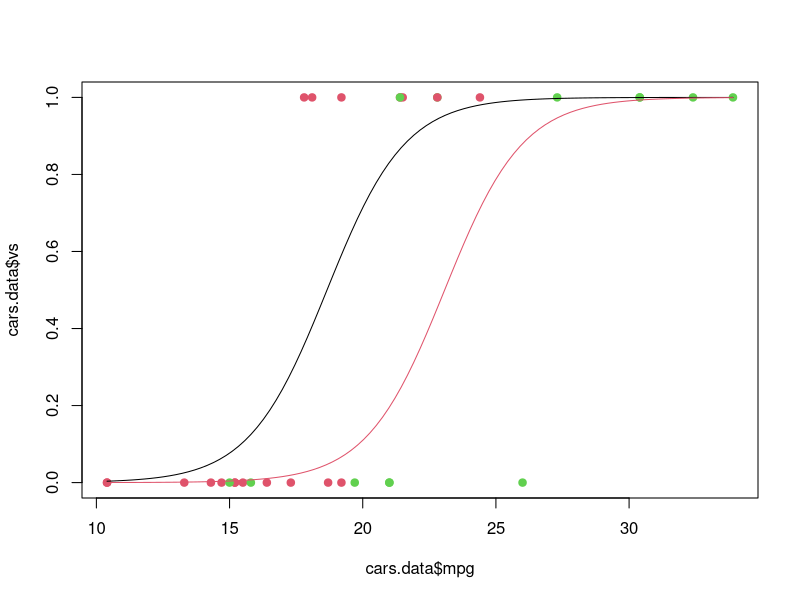

This figure's R source:

################# LOGISTIC REGRESSION ###################

data(mtcars)
str(mtcars)

## Reduce dataset on a subset of original one
cars.data = mtcars[, c('mpg', 'vs', 'am')] # no rows, columns --> c = concatenate a vector
cars.data

# Refactor am to factor var for RStudio
cars.data$am = as.factor(cars.data$am)
is.factor(cars.data$am) # check



# Create model1 Generialize Linear Model (GLM)
m.c = glm(vs~mpg*am, data = cars.data, family = binomial) # Variabile risposta è 0/1 quindi family=binomial setta regressione logistica
summary(m.c)

# Simplify this model erasing not significative iteration
m.c2 = glm(vs ~ mpg + am, data = cars.data, family = binomial)
summary(m.c2)


# Analysis of DEVIANCE
1-pchisq(20.646, 29)  # P-value of test --> 0,08.. so I accept simpliest model

# delete am create mc3
m.c3 = glm(vs ~ mpg, data = cars.data, family = binomial)
summary(m.c3)

# Anova test to compare mc2 w/ mc3
anova(m.c3, m.c2, test = 'Chisq')

# Find quantiles

  # pchisq(x)=P
  # qchisq(P)=x

qchisq(0.95, 1) # = 3.84

#### m.c2 is the best model

# extract beta^ from mc2
estimate = coef(m.c2)
# extract standard error of beta^
se = sqrt(diag(vcov(m.c2)))

# confidence interval 90%
c(estimate[2]-qnorm(0.95)*se[2], estimate[2]+qnorm(0.95)*se[2])
confint(m.c2, level = 0.9)

# predict
ev = predict(m.c2)
ep = predict(m.c2, type = 'response')

exp(ev)/(1+exp(ev))

## Plots
plot(cars.data$mpg, cars.data$vs, pch=19, col=1+as.numeric(cars.data$am))

# Curva di regressione
curve(predict(m.c2, newdata = data.frame(mpg=x, am='0'), type='response'), add=T)
curve(predict(m.c2, newdata = data.frame(mpg=x, am='1'), type='response'), add=T, col=2)

# create prediction vector of the model
preds = rep(0, nrow(cars.data)) # vettore di 0
preds[ep>0.5] = 1 # put 1 only if ep > 0.5

# see confusion matrix
addmargins(table(preds, vs=cars.data$vs)) # add total for every colums w/ this command

n = nrow(cars.data)
set.seed(222)
sel = sample(n, 0.6*n, replace = F)

# training set
tr.s = cars.data[sel,]
# test set
te.s = cars.data[-sel,]

m.ct = glm(vs ~ mpg + am, data = tr.s, family = binomial())
summary(m.ct)

prob.test = predict(m.ct, newdata = te.s, type = 'response')
preds.test = rep(0, length(prob.test))
preds.test[prob.test>0.5] = 1
addmargins(table(preds.test, vs = te.s$vs))


###### LINEAR DISCRIMINANT ANALYSIS #####

library(MASS)

m.cl = lda(vs ~ mpg + am, data = tr.s)
m.cl
